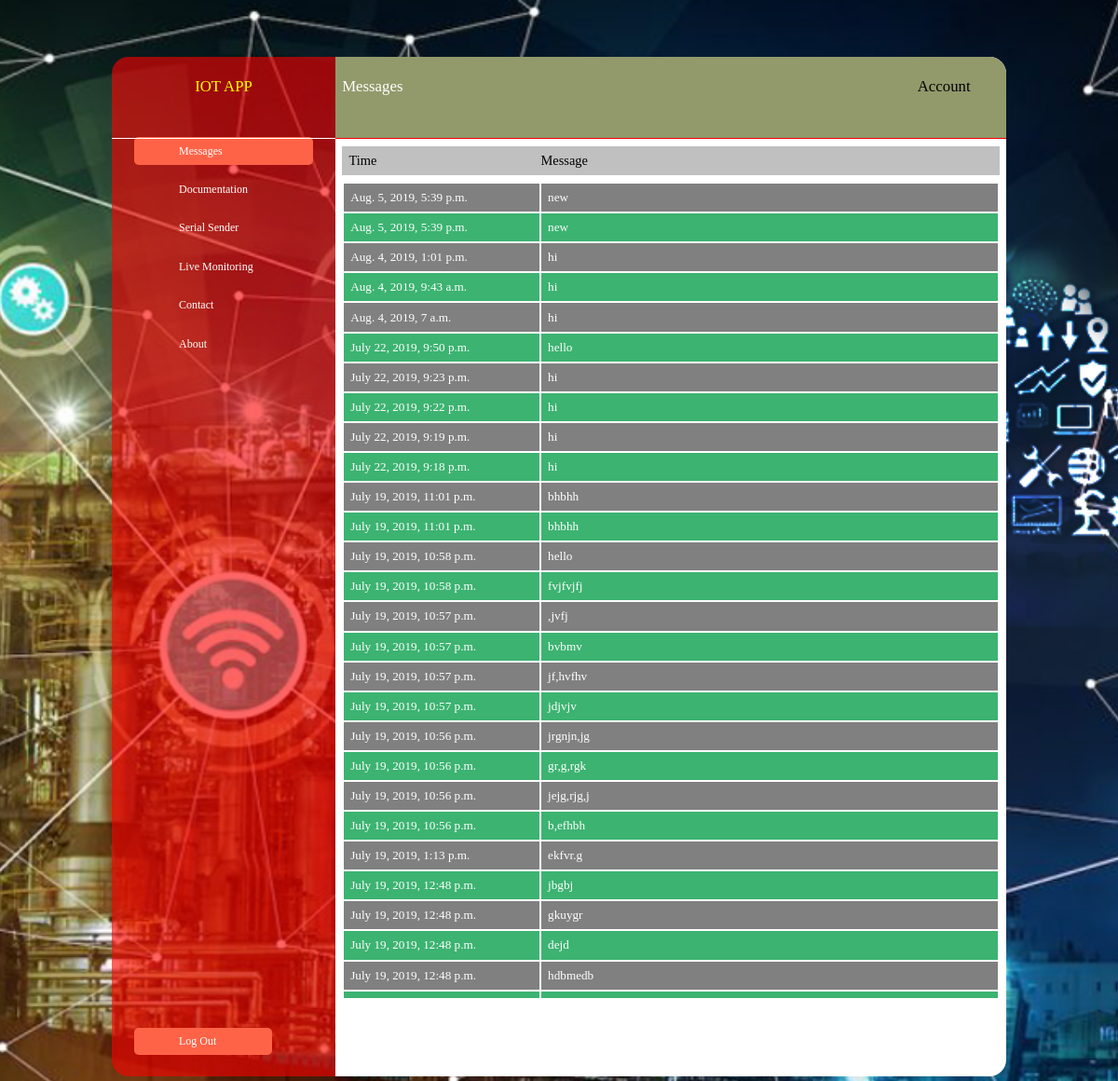
The app's page / (signed in) with its own data.
### messageapp/models.py (models this page shows, shortened)
class Message_recv(models.Model):
    time_recv=models.DateTimeField(auto_now_add=True)
    message_recv=models.TextField(max_length=50)
    view=models.IntegerField(default=0)
    class Meta:
        ordering=['-time_recv']

### messageapp/views.py (the view)
# urls.py: urlpatterns=[path('',Message.as_view(),name='message'),
class Message(ListView):
    model=Message_recv
    template_name='message.html'

### templates/message.html (shortened to what this page needs)
{% extends "base.html" %}
{% block content %}
{% load static %}
<link rel="stylesheet" type="text/css" href="{% static 'css/message.css' %}">
{% if user.is_authenticated %}
<div id="title-bar"><span id="title2">Time</span><span id="title3">Message</span></div>
        <div id="message-box">
        <table id="table">
            {% for message in object_list %}
            <tr><td class="time">{{message.time_recv}}</td><td class="message">{{message.message_recv}}</td></tr>
            {% endfor %}
        </table>
        </div>
{% else %}
<script src="{% static 'js/message1.js' %}"></script>
<link type="text/css" rel="stylesheet" href="{% static 'css/notlog.css' %}">
<h1 id="notlog">Please Login</h1>
{% endif %}
{% endblock %}

### templates/base.html (shortened to what this page needs)
{% load static %}
<!DOCTYPE html>
<html lang="en">
<head>
    <link rel="stylesheet" type="text/css" href="{% static 'css/base.css' %}" >
</head>
<body>
<div id="maindiv">
    <ul id="navbar">
        <li id="corner">IOT  APP</li>
        <li><a href="/" id="messagelink">Messages</a></li>
        <li><a id="doc" href="/media/pdf/iotpdf.pdf">Documentation</a></li>
        <li><a id="seriallink" href="{% url 'serial' %}">Serial Sender</a></li>
        <li><a id="videolink" href="{% url 'video' %}">Live Monitoring</a></li>
        <li><a id="contactlink" href="{% url 'contact' %}">Contact</a></li>
        <li><a id="aboutlink" href="{% url 'about' %}">About</a></li>
        {% if user.is_authenticated %}
        <li><a href="{% url 'logout' %}" id="left-botton-corner">Log Out</a></li>
        {% else %}
        <li><a href="" id="left-botton-corner">Sign Up</a></li>
        {% endif %}
    </ul>
    <div id="right-div">
        <div id="hnav">
            <span id="current-link">Messages</span>
            {% if user.is_authenticated %}
            <a id="accounts" href="">Account</a>
            {% else %}
            <a id="log" href="{% url 'login' %}"><span>Login</span></a>
            {% endif %}
        </div>
        {% block content %}
        {% endblock %}
    </div>
</div>
</body>
</html>

### static/css/base.css (style rules this page uses)
body { background-image:url("/media/images/iot2.png"); background-position: center; background-repeat:no-repeat; background-size:cover; }
html { height:auto; height:100%; }
#maindiv { position:absolute; top:5%; left:10%; bottom:5%; right:10%; }
#hnav { background-color:rgb(146, 154, 107); color:white; font-size:1.4vw; border-radius:0px 1.5vw 0px 0px; border-bottom:0.1vw solid red; height:8%; }
#current-link { position:relative; top:25%; left:1%; }
#right-div { margin-left:25%; background-color:rgba(255,255,255,1); height:100%; border-radius:0vw 1.5vw 1.5vw 0vw; }
#navbar { list-style-type:none; margin:0; padding:0; width:25%; background-color:rgba(255,0,0,0.6); position:absolute; height:100%; border-radius:1.5vw 0px 0px 1.5vw; }
#corner { color:yellow; position:relative; text-align:center; top:2%; border-bottom:0.05vw solid white; font-size:1.4vw; height:6%; margin-bottom:20px; }
#left-botton-corner { position:absolute; bottom:1%; padding-right:5vw; border-radius:0.4vw; background-color:rgba(255, 99, 71, 1); }
li a { text-decoration:none; font-size:1vw; display:block; color:white; padding:3% 20%; margin:5% 10%; }
#accounts { text-decoration:none; position:absolute; top:2%; right:4%; color:black; }

### static/css/message.css (style rules this page uses)
#title-bar { background-color:silver; font-size:1.2vw; margin:auto; width:96%; margin-top:1%; padding:1%; color:black; }
#message-box { margin:1%; height:80%; overflow:auto; border-radius:; border-collapse:collapse; font-size:1.1vw; }
.time { text-align:left; height:1vw; max-width:290px; min-width:15vw; width:50vw; padding:1%; color:white; margin:0; }
.message { text-align:left; height:1vw; max-width:50vw; padding:1%; width:70%; color:white; margin:0; }
tr:nth-child(even) { background-color:#3cb371; margin:0; }
tr:nth-child(odd) { background-color:grey; }
#title2 { margin:1; }
#title3 { margin:25.5%; }
#messagelink { background-color:rgba(255, 99, 71, 1); border-radius:0.4vw; color: white; }

### records on screen
Message_recv: time_recv "Aug. 5, 2019, 5:39 p.m.", message_recv "new"
Message_recv: time_recv "Aug. 5, 2019, 5:39 p.m.", message_recv "new"
Message_recv: time_recv "Aug. 4, 2019, 1:01 p.m.", message_recv "hi"
Message_recv: time_recv "Aug. 4, 2019, 9:43 a.m.", message_recv "hi"
Message_recv: time_recv "Aug. 4, 2019, 7 a.m.", message_recv "hi"
Message_recv: time_recv "July 22, 2019, 9:50 p.m.", message_recv "hello"
Message_recv: time_recv "July 22, 2019, 9:23 p.m.", message_recv "hi"
Message_recv: time_recv "July 22, 2019, 9:22 p.m.", message_recv "hi"
Message_recv: time_recv "July 22, 2019, 9:19 p.m.", message_recv "hi"
Message_recv: time_recv "July 22, 2019, 9:18 p.m.", message_recv "hi"
Message_recv: time_recv "July 19, 2019, 11:01 p.m.", message_recv "bhbhh"
Message_recv: time_recv "July 19, 2019, 11:01 p.m.", message_recv "bhbhh"
Message_recv: time_recv "July 19, 2019, 10:58 p.m.", message_recv "hello"
Message_recv: time_recv "July 19, 2019, 10:58 p.m.", message_recv "fvjfvjfj"
Message_recv: time_recv "July 19, 2019, 10:57 p.m.", message_recv ",jvfj"
Message_recv: time_recv "July 19, 2019, 10:57 p.m.", message_recv "bvbmv"
Message_recv: time_recv "July 19, 2019, 10:57 p.m.", message_recv "jf,hvfhv"
Message_recv: time_recv "July 19, 2019, 10:57 p.m.", message_recv "jdjvjv"
Message_recv: time_recv "July 19, 2019, 10:56 p.m.", message_recv "jrgnjn,jg"
Message_recv: time_recv "July 19, 2019, 10:56 p.m.", message_recv "gr,g,rgk"
Message_recv: time_recv "July 19, 2019, 10:56 p.m.", message_recv "jejg,rjg,j"
Message_recv: time_recv "July 19, 2019, 10:56 p.m.", message_recv "b,efhbh"
Message_recv: time_recv "July 19, 2019, 1:13 p.m.", message_recv "ekfvr.g"
Message_recv: time_recv "July 19, 2019, 12:48 p.m.", message_recv "jbgbj"
Message_recv: time_recv "July 19, 2019, 12:48 p.m.", message_recv "gkuygr"
Message_recv: time_recv "July 19, 2019, 12:48 p.m.", message_recv "dejd"
Message_recv: time_recv "July 19, 2019, 12:48 p.m.", message_recv "hdbmedb"
